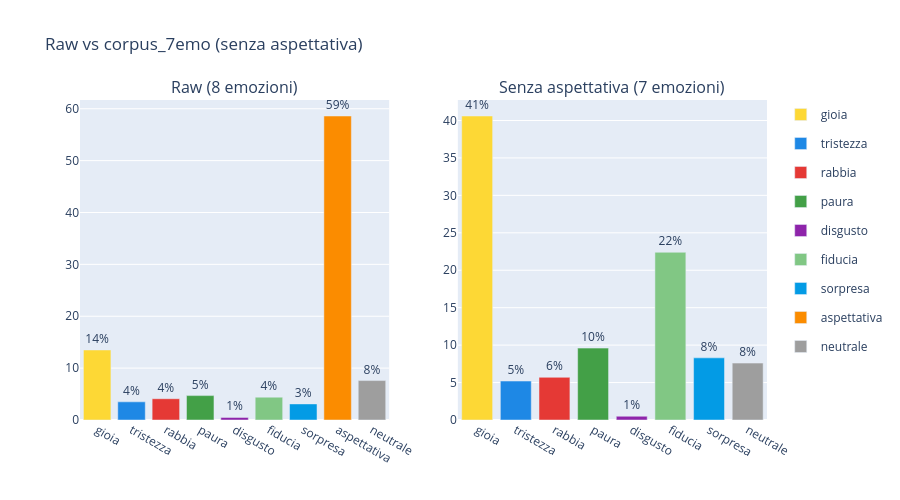

The notebook cell this image was saved under:
### Markdown cell above
## Passo 1 — Rimozione di aspettativa (corpus_7emo)

Come `corpus_sei_emo` in ItEm (che escludeva fiducia e attese), escludiamo aspettativa
per vedere la struttura emotiva sottostante. Non è il metodo finale — serve a esplorare.

### Code cell
df_7emo    = detect_emotions(df_corpus, df_tokens, df_elita_orig, emotions=SEVEN_EMOTIONS)
counts_7   = df_7emo['dominant_emotion'].value_counts()

fig = make_subplots(rows=1, cols=2,
    subplot_titles=['Raw (8 emozioni)','Senza aspettativa (7 emozioni)'],
    horizontal_spacing=0.1)
for col_idx,(df_r,emos) in enumerate([(df_raw,BASIC_EMOTIONS),(df_7emo,SEVEN_EMOTIONS)],start=1):
    counts = df_r['dominant_emotion'].value_counts()
    for e in emos+['neutrale']:
        n = counts.get(e,0)
        fig.add_trace(go.Bar(name=e, x=[e], y=[round(n/total*100,1)],
            marker_color=EMOTION_COLORS.get(e,'#999'),
            showlegend=(col_idx==1), legendgroup=e,
            text=['{:.0f}%'.format(n/total*100)], textposition='outside'),
            row=1, col=col_idx)
fig.update_layout(title='Raw vs corpus_7emo (senza aspettativa)',
                  barmode='group', height=500)
fig.show()

### Figure 1 — Plotly figure (JSON) as saved in the notebook; plotly's stock layout.template omitted (floating-point values rounded to 4 significant figures)
{"data": [{"legendgroup": "gioia", "marker": {"color": "#FDD835"}, "name": "gioia", "showlegend": true, "text": ["14%"], "textposition": "outside", "x": ["gioia"], "y": [13.5], "type": "bar", "xaxis": "x", "yaxis": "y"}, {"legendgroup": "tristezza", "marker": {"color": "#1E88E5"}, "name": "tristezza", "showlegend": true, "text": ["4%"], "textposition": "outside", "x": ["tristezza"], "y": [3.5], "type": "bar", "xaxis": "x", "yaxis": "y"}, {"legendgroup": "rabbia", "marker": {"color": "#E53935"}, "name": "rabbia", "showlegend": true, "text": ["4%"], "textposition": "outside", "x": ["rabbia"], "y": [4.1], "type": "bar", "xaxis": "x", "yaxis": "y"}, {"legendgroup": "paura", "marker": {"color": "#43A047"}, "name": "paura", "showlegend": true, "text": ["5%"], "textposition": "outside", "x": ["paura"], "y": [4.7], "type": "bar", "xaxis": "x", "yaxis": "y"}, {"legendgroup": "disgusto", "marker": {"color": "#8E24AA"}, "name": "disgusto", "showlegend": true, "text": ["1%"], "textposition": "outside", "x": ["disgusto"], "y": [0.5], "type": "bar", "xaxis": "x", "yaxis": "y"}, {"legendgroup": "fiducia", "marker": {"color": "#81C784"}, "name": "fiducia", "showlegend": true, "text": ["4%"], "textposition": "outside", "x": ["fiducia"], "y": [4.4], "type": "bar", "xaxis": "x", "yaxis": "y"}, {"legendgroup": "sorpresa", "marker": {"color": "#039BE5"}, "name": "sorpresa", "showlegend": true, "text": ["3%"], "textposition": "outside", "x": ["sorpresa"], "y": [3.1], "type": "bar", "xaxis": "x", "yaxis": "y"}, {"legendgroup": "aspettativa", "marker": {"color": "#FB8C00"}, "name": "aspettativa", "showlegend": true, "text": ["59%"], "textposition": "outside", "x": ["aspettativa"], "y": [58.6], "type": "bar", "xaxis": "x", "yaxis": "y"}, {"legendgroup": "neutrale", "marker": {"color": "#9E9E9E"}, "name": "neutrale", "showlegend": true, "text": ["8%"], "textposition": "outside", "x": ["neutrale"], "y": [7.6], "type": "bar", "xaxis": "x", "yaxis": "y"}, {"legendgroup": "gioia", "marker": {"color": "#FDD835"}, "name": "gioia", "showlegend": false, "text": ["41%"], "textposition": "outside", "x": ["gioia"], "y": [40.6], "type": "bar", "xaxis": "x2", "yaxis": "y2"}, {"legendgroup": "tristezza", "marker": {"color": "#1E88E5"}, "name": "tristezza", "showlegend": false, "text": ["5%"], "textposition": "outside", "x": ["tristezza"], "y": [5.2], "type": "bar", "xaxis": "x2", "yaxis": "y2"}, {"legendgroup": "rabbia", "marker": {"color": "#E53935"}, "name": "rabbia", "showlegend": false, "text": ["6%"], "textposition": "outside", "x": ["rabbia"], "y": [5.7], "type": "bar", "xaxis": "x2", "yaxis": "y2"}, {"legendgroup": "paura", "marker": {"color": "#43A047"}, "name": "paura", "showlegend": false, "text": ["10%"], "textposition": "outside", "x": ["paura"], "y": [9.6], "type": "bar", "xaxis": "x2", "yaxis": "y2"}, {"legendgroup": "disgusto", "marker": {"color": "#8E24AA"}, "name": "disgusto", "showlegend": false, "text": ["1%"], "textposition": "outside", "x": ["disgusto"], "y": [0.5], "type": "bar", "xaxis": "x2", "yaxis": "y2"}, {"legendgroup": "fiducia", "marker": {"color": "#81C784"}, "name": "fiducia", "showlegend": false, "text": ["22%"], "textposition": "outside", "x": ["fiducia"], "y": [22.4], "type": "bar", "xaxis": "x2", "yaxis": "y2"}, {"legendgroup": "sorpresa", "marker": {"color": "#039BE5"}, "name": "sorpresa", "showlegend": false, "text": ["8%"], "textposition": "outside", "x": ["sorpresa"], "y": [8.3], "type": "bar", "xaxis": "x2", "yaxis": "y2"}, {"legendgroup": "neutrale", "marker": {"color": "#9E9E9E"}, "name": "neutrale", "showlegend": false, "text": ["8%"], "textposition": "outside", "x": ["neutrale"], "y": [7.6], "type": "bar", "xaxis": "x2", "yaxis": "y2"}], "layout": {"xaxis": {"anchor": "y", "domain": [0.0, 0.45]}, "yaxis": {"anchor": "x", "domain": [0.0, 1.0]}, "xaxis2": {"anchor": "y2", "domain": [0.55, 1.0]}, "yaxis2": {"anchor": "x2", "domain": [0.0, 1.0]}, "annotations": [{"font": {"size": 16}, "showarrow": false, "text": "Raw (8 emozioni)", "x": 0.225, "xanchor": "center", "xref": "paper", "y": 1.0, "yanchor": "bottom", "yref": "paper"}, {"font": {"size": 16}, "showarrow": false, "text": "Senza aspettativa (7 emozioni)", "x": 0.775, "xanchor": "center", "xref": "paper", "y": 1.0, "yanchor": "bottom", "yref": "paper"}], "title": {"text": "Raw vs corpus_7emo (senza aspettativa)"}, "barmode": "group", "height": 500}}
